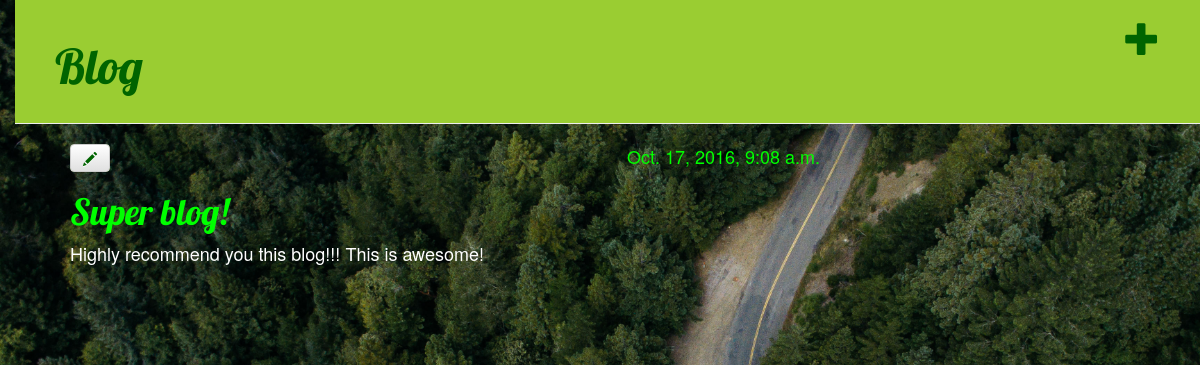
The app's page /post/1/ (signed in) with its own data.
### blog/models.py (models this page shows, shortened)
class Post(models.Model):  # defines our model as an object
    author = models.ForeignKey('auth.User')
    title = models.CharField(max_length=200)
    text = models.TextField()
    created_date = models.DateTimeField(
        default=timezone.now)
    published_date = models.DateTimeField(
        blank=True, null=True)

### blog/views.py (the view)
# urls.py: url(r'^post/(?P<pk>[0-9]+)/$', views.post_detail, name='post_detail'),
def post_detail(request, pk):
    post = get_object_or_404(Post, pk=pk)
    return render(request, 'blog/post_detail.html', {'post': post})

### blog/templates/blog/post_detail.html
{% extends 'blog/base.html' %}
{% block content %}
    <div class="post">
        {% if post.published_date %}
            <div class="date">
                {{ post.published_date }}
            </div>
        {% endif %}
        {% if user.is_authenticated %}
        <a class="btn btn-default" href="{% url 'post_edit' pk=post.pk %}"><span class="glyphicon glyphicon-pencil"></span></a>
        {% endif %}
        <h1>{{ post.title }}</h1>
        <p>{{ post.text|linebreaks }}</p>
    </div>
{% endblock %}

### blog/static/css/blog.css (style rules this page uses)
body { padding-left: 15px; background-image: url(/static/image/background.jpg); background-size:cover; background-repeat: no-repeat; color:#FFFFFF; }
p { font-size: 18px }
h1, h2, h3, h4 { font-family: 'Lobster', cursive; color:#00FF00; }
.date { float: right; color: #00FF00; font-size: 18px }
.btn-default { color: #006400; background-color: #9ACD32; border-color: #ccc; }
.post { margin-bottom: 70px; }

### records on screen
Post: published_date "Oct. 17, 2016, 9:08 a.m.", title "Super blog!", text "Highly recommend you this blog!!! This is awesome!"
